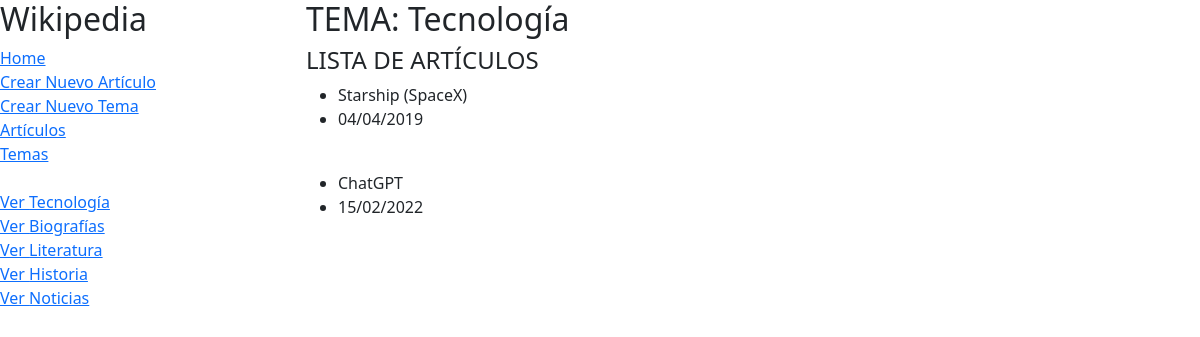
The app's page /verTema/1 with its own data.
### wikiApp/models.py (models this page shows)
class tema(models.Model):
    nombreTema = models.CharField(max_length=128, null=True, blank=True)
    descripcionTema = models.CharField(max_length=512, null=True, blank=True)

class articulo(models.Model):
    tituloArticulo = models.CharField(max_length=128, null=True, blank=True)
    descripcionArticulo = models.CharField(max_length=1024, null=True, blank=True)
    fechaArticulo = models.CharField(max_length=8, null=True, blank=True)
    temaArticulo = models.CharField(max_length=128, null=True, blank=True)
    temaR = models.ForeignKey(tema, null=True, blank=True, on_delete=models.SET_NULL)

### wikiApp/views.py (the view)
# urls.py: path('verTema/<str:idTema>',views.verTema,name='verTema')
def verTema(request,idTema):
    temaInfo = tema.objects.get(id=idTema)
    listaArticulos = temaInfo.articulo_set.all()
    return render(request,'verTema.html',{
        'objTema':temaInfo,
        'temasSistema':tema.objects.all(),
        'listaArticulos': listaArticulos
    })

### wikiApp/templates/verTema.html (shortened to what this page needs)
{% extends "layout.html" %}
{% block contenido %}
    <h2>TEMA: {{ objTema.nombreTema }}</h2>
    <div>
        <h4>LISTA DE ARTÍCULOS</h4>
        {% for articuloInfo in listaArticulos %}
        <div>
            <ul>
                <li>{{ articuloInfo.tituloArticulo }}</li>
                <li>{{ articuloInfo.fechaArticulo }}</li>
            </ul>
        </div>
        <br>
        {% endfor %}
    </div>
{% endblock %}

### wikiApp/templates/layout.html (shortened to what this page needs)
<!DOCTYPE html>
<html>
    <head>
        <link href="https://cdn.jsdelivr.net/npm/bootstrap@5.3.0/dist/css/bootstrap.min.css" rel="stylesheet">
        <link rel="stylesheet" href="https://cdnjs.cloudflare.com/ajax/libs/font-awesome/6.3.0/css/all.min.css" />
    </head>
    <body>
        <div class="row">
            <div class="col-3">
                <h2>Wikipedia</h2>
                <div>
                    <a href="{% url 'wikiApp:vistaPrincipal' %}">Home</a>
                </div>
                <div>
                    <a href="{% url 'wikiApp:nuevoArticulo' %}">Crear Nuevo Artículo</a>
                </div>
                <div>
                    <a href="{% url 'wikiApp:nuevoTema' %}">Crear Nuevo Tema</a>
                </div>
                <div>
                    <a href="{% url 'wikiApp:articulos' %}">Artículos</a>
                </div>
                <div>
                    <a href="{% url 'wikiApp:temas' %}">Temas</a>
                </div>
                <br>
                {% for temaInfo in temasSistema %}
                <div>
                    <a href="{% url 'wikiApp:verTema' temaInfo.id %}">Ver {{ temaInfo.nombreTema }}</a>
                </div>
                {% endfor %}
            </div>
            <div class="col-9">
                {% block contenido %}
                {% endblock %}
            </div>
        </div>
    </body>
</html>

### records on screen
tema: nombreTema "Tecnología"
tema: nombreTema "Biografías"
tema: nombreTema "Literatura"
tema: nombreTema "Historia"
tema: nombreTema "Noticias"
articulo: tituloArticulo "Starship (SpaceX)", fechaArticulo "04/04/2019"
articulo: tituloArticulo "ChatGPT", fechaArticulo "15/02/2022"
